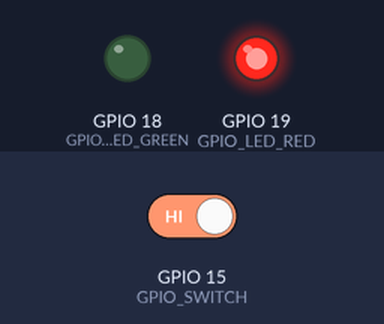
A sketch run on a simulated ESP32. Shown: output pins drawn as LEDs (lit = HIGH). The inputs (shaded band) are chosen by the test bench; at power-on: GPIO 15 (GPIO_SWITCH) HIGH.

Above: at 10.9 s.
11.0 s: GPIO 15 (GPIO_SWITCH) driven LOW
At 21.3 s:
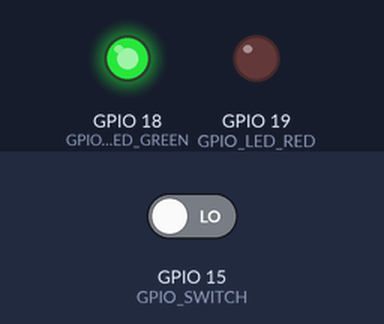
21.6 s: GPIO 15 (GPIO_SWITCH) driven HIGH
At 31.6 s:
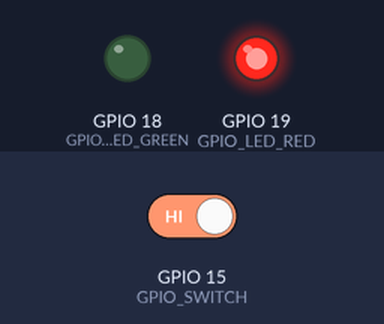
Timing chart, 0 to 33.1 s (numbered marks = the images above; inputs shaded):
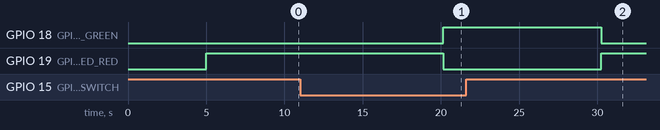

The sketch:

main-v4.ino
```cpp
#include <driver/gpio.h>
#include <driver/rtc_io.h>

#define GPIO_LED_GREEN  GPIO_NUM_18   /* Briefly flash if door is closed */
#define GPIO_LED_RED    GPIO_NUM_19   /* Briefly flash if door is open */

#define GPIO_SWITCH     GPIO_NUM_15   /* Door switch connected to this GPIO */

void setup() {
  Serial.begin(115200);

  /* LED outputs. */
  gpio_set_direction(GPIO_LED_GREEN, GPIO_MODE_OUTPUT);
  gpio_set_direction(GPIO_LED_RED, GPIO_MODE_OUTPUT);

  gpio_set_direction(GPIO_SWITCH, GPIO_MODE_INPUT);
  gpio_set_pull_mode(GPIO_SWITCH, GPIO_PULLUP_ONLY);


}

void flash_led(const int pin_state) {
  gpio_set_level(pin_state ? GPIO_LED_RED : GPIO_LED_GREEN, 1);
  gpio_set_level(pin_state ? GPIO_LED_GREEN : GPIO_LED_RED, 0);
  delay(50);
  // gpio_set_level(pin_state ? GPIO_LED_RED : GPIO_LED_GREEN, 0);
}

void loop() {
  const int pin_state = digitalRead(GPIO_SWITCH);

  delay(5000);
  flash_led(pin_state);

}
```

Measured:
- after the input at 11.0 s, GPIO 18 (GPIO_LED_GREEN): LOW → HIGH after 9.2 s; GPIO 19 (GPIO_LED_RED): HIGH → LOW after 9.2 s
- after the input at 21.6 s, GPIO 18 (GPIO_LED_GREEN): HIGH → LOW after 8.7 s; GPIO 19 (GPIO_LED_RED): LOW → HIGH after 8.7 s
